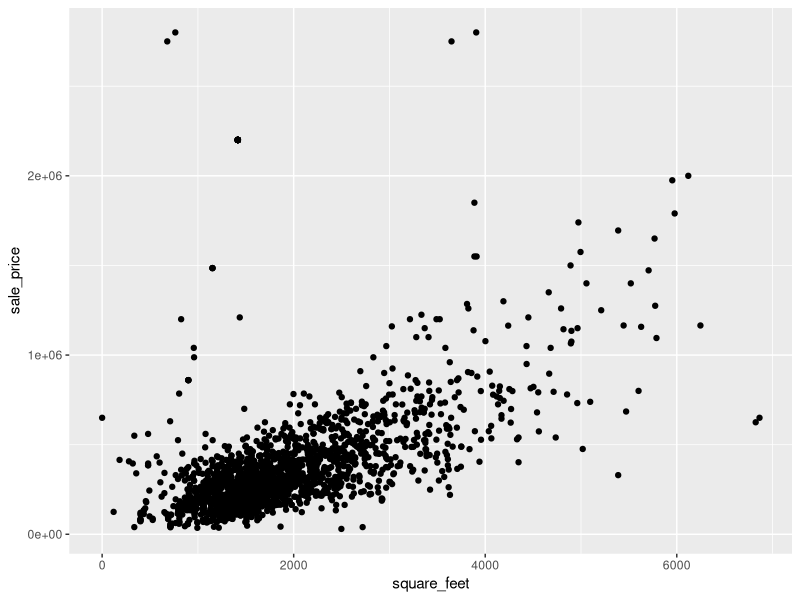
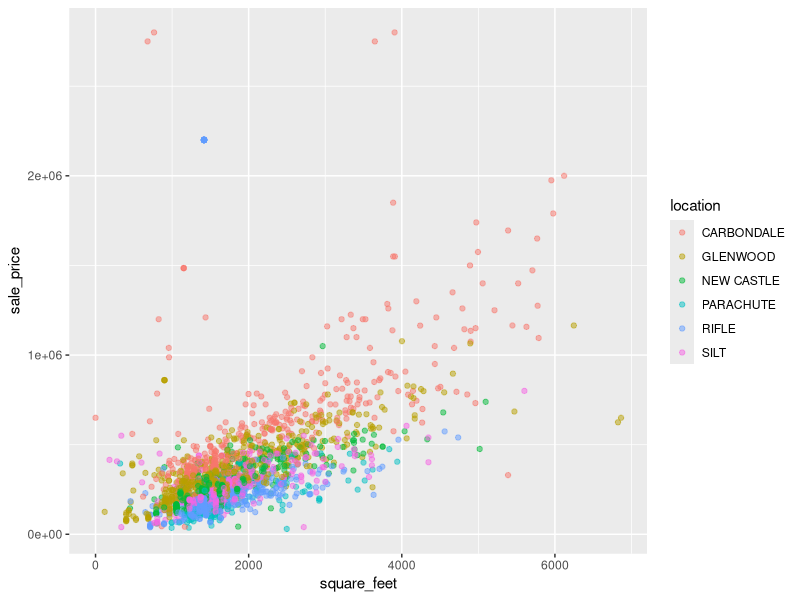
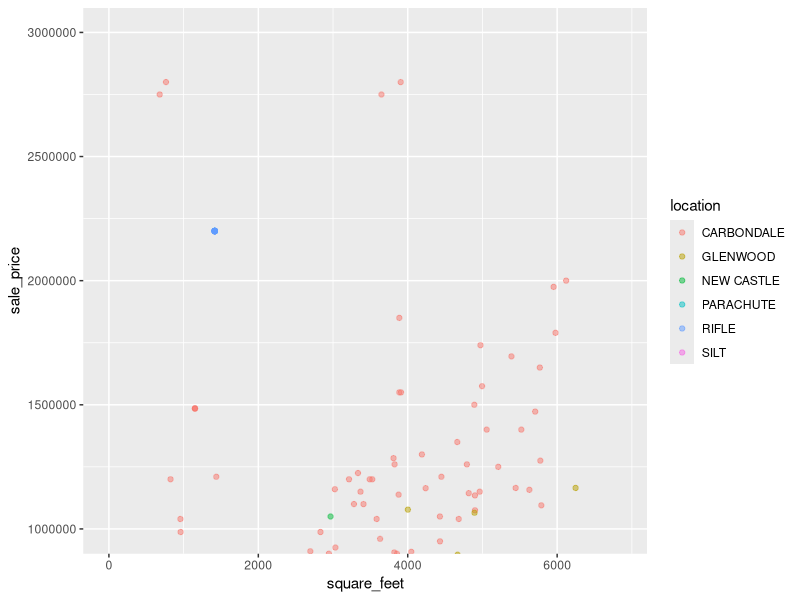
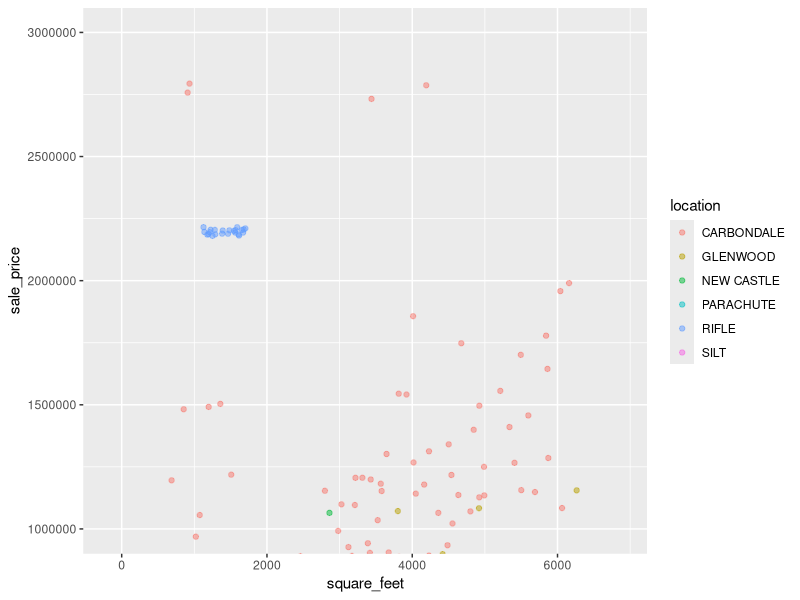
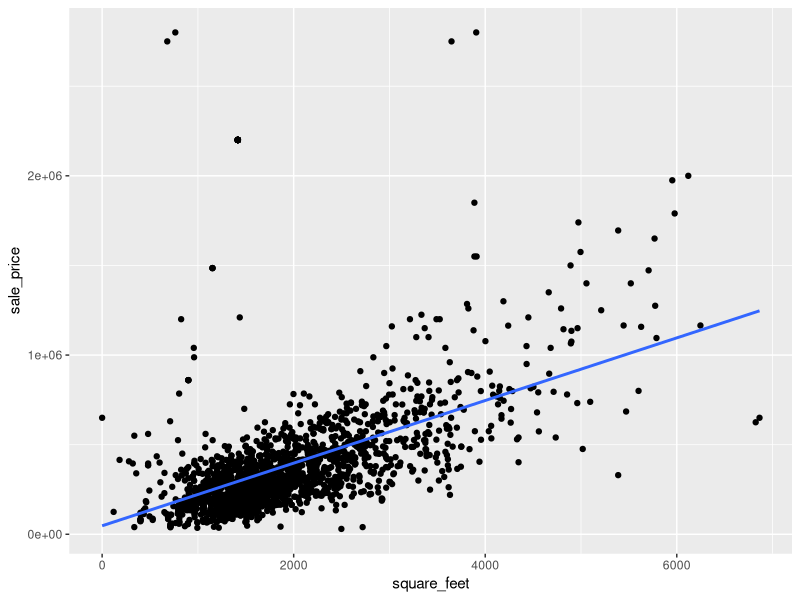
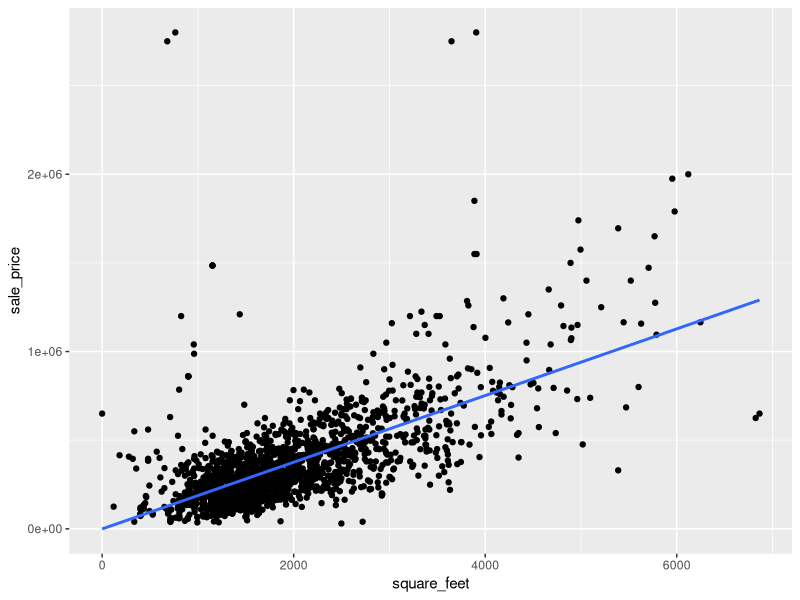
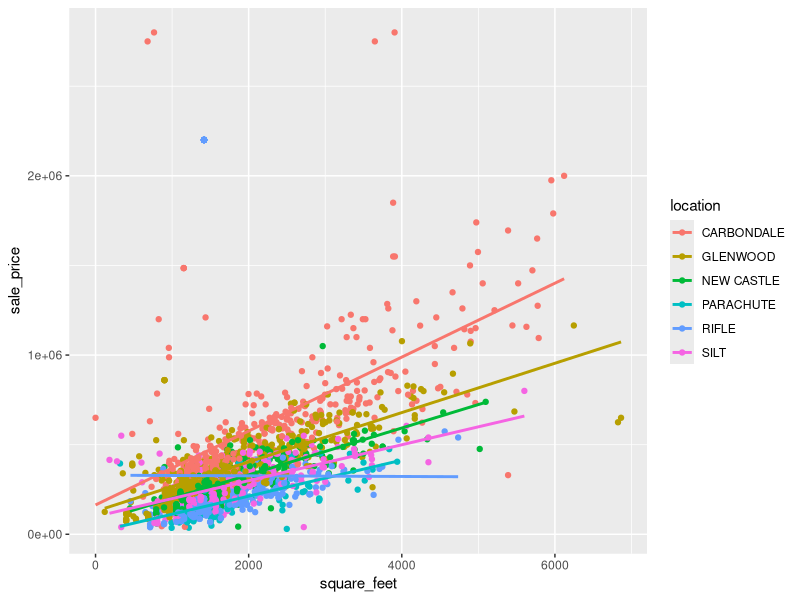
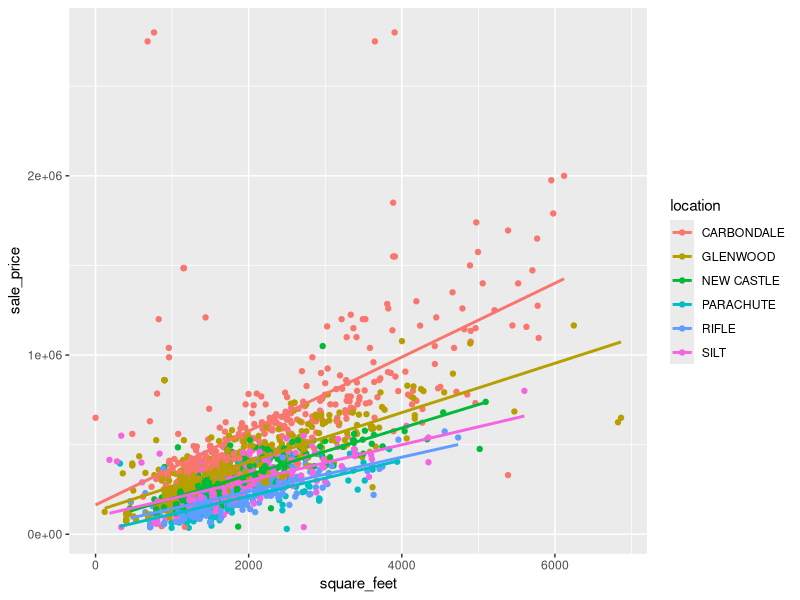

Write R code to recreate these figures, in order.
## ---- chunk 1
knitr::opts_chunk$set(echo = TRUE, fig.width = 6, fig.height = 3.7)
## ---- chunk 2
# This chunk includes the data processing steps to wrangle and clean the data
library(tidyverse) # For reading-in, wrangling, visualizing the data, and for pipe operator
library(readxl) # Tidyverse package for reading in Excel files
library(magrittr) # For the '%<>%' pipe operator
library(knitr) # For nicely formatted tables

# Read-in townhomes and condo sales data
townhomes <- read_xlsx("2017-comparable-sales-condos-townhomes.xlsx") 

# Read-in single family home sales data
single_family <- read_xlsx("2017-comparable-sales-single-family.xlsx") 

# Check column names and formats
glimpse(townhomes) 
glimpse(single_family)
# 'sale_price' column was coerced to numeric and special characters '$' and ',' removed

# Replace spaces in column names with underscores ('_') and make names lowercase
# the package 'magrittr' is used for the pipe operator, this is loaded with the 'tidyverse' library
colnames(townhomes) %<>% str_replace_all("\\s", "_") %<>% tolower() 
colnames(single_family) %<>% str_replace_all("\\s", "_") %<>% tolower()

# Rename column "actual_year_built" as "year_built" for consistency between datasets
townhomes <- townhomes %>% 
  rename(year_built = actual_year_built) 

# Add a "classifcation" column to the single_family dataset and set all values to "Single Family"
single_family <- single_family %>% 
  mutate(classification = "Single Family")

# bind_rows() throws an error b/c 'reception' column is numeric in townhomes dataset; convert to character
townhomes$reception <- as.character(townhomes$reception)

# Combine the datasets into one
home_sales <- bind_rows(single_family, townhomes)
glimpse(home_sales)
# No new columns were created during the 'bind_rows()' process, indicating all colums align
# Remove single_family and townhomes dataframes because they are no longer needed
rm(single_family, townhomes)

# unique(home_sales$classification) reveals a "Garage Only" type. Drop this.
home_sales <- home_sales %>% filter(classification != "Garage Only") 

# Rename the column "heated area" to "square_feet" for clarity, though technically not correct
home_sales <- home_sales %>% 
  rename(square_feet = heated_area)
## ---- chunk 3
glimpse(home_sales)
## ---- chunk 4
ggplot(data = home_sales, aes(x = square_feet, y = sale_price)) +
  geom_point()
## ---- chunk 5
ggplot(data = home_sales, aes(x = square_feet, y = sale_price, color = location)) +
  geom_point(alpha = 0.5)
## ---- chunk 6
ggplot(data = home_sales, aes(x = square_feet, y = sale_price, color = location)) +
  geom_point(alpha = 0.5) +
  coord_cartesian(ylim = c(1000000, 3000000))
## ---- chunk 7
ggplot(data = home_sales, aes(x = square_feet, y = sale_price, color = location)) +
  geom_jitter(alpha = 0.5, width = 300, height = 20000) +
  coord_cartesian(ylim = c(1000000, 3000000))
## ---- chunk 8
# High sale price observations
home_sales %>% arrange(desc(sale_price)) %>% select(c("sale_price", "location", "classification", "bedrooms", "square_feet")) %>% head(30)
## ---- chunk 9
# Remove erroneous high sale price observations
home_sales_fix <- home_sales %>% filter(location != "RIFLE" | classification != "Townhome" | sale_price != 2200000)
home_sales_fix %>% filter(location == "RIFLE" & classification == "Townhome") %>% arrange(desc(sale_price)) %>% head(10)
## ---- chunk 10
ggplot(data = home_sales, aes(x = square_feet, y = sale_price)) + 
  geom_point() + 
  geom_smooth(method = "lm", se = FALSE) # Method set to lm for the linear model
## ---- chunk 11
ggplot(data = home_sales_fix, aes(x = square_feet, y = sale_price)) + 
  geom_point() + 
  geom_smooth(method = "lm", se = FALSE) # Method set to lm for the linear model
## ---- chunk 12
ggplot(data = home_sales, aes(x = square_feet, y = sale_price, color = location)) + 
  geom_point() + 
  geom_smooth(method = "lm", se = FALSE) # Method set to lm for the linear model
## ---- chunk 13
ggplot(data = home_sales_fix, aes(x = square_feet, y = sale_price, color = location)) + 
  geom_point() + 
  geom_smooth(method = "lm", se = FALSE) # Method set to lm for the linear model
## ---- chunk 14
ggplot(home_sales, aes(square_feet, sale_price, color = location)) +
  geom_point(alpha = 0.5) +
  geom_smooth(method = "lm", se = FALSE) +
  facet_wrap(~ location)
## ---- chunk 15
ggplot(home_sales_fix, aes(square_feet, sale_price, color = location)) +
  geom_point(alpha = 0.5) +
  geom_smooth(method = "lm", se = FALSE) +
  facet_wrap(~ location)
## ---- chunk 16
# Import seattle rain gauge dataset
seattle_rain <- read_csv("Observed_Monthly_Rain_Gauge_Accumulations_Oct_2002_to_May_2017.csv")
## ---- chunk 17
seattle_rain # Display Monthly Rain Gauge Accumulations for Seattle
## ---- chunk 18
library(tidyr) 
seattle_rain_tall <- seattle_rain %>% 
  gather(RG01:RG20_25, key = rain_gauge, value = precip_inches) 
seattle_rain_tall
## ---- chunk 19
library(tidyr) 
seattle_rain_tall <- seattle_rain %>% 
  gather(key = rain_gauge, value = precip_inches, -Date) # Same result as before!
seattle_rain_tall 
